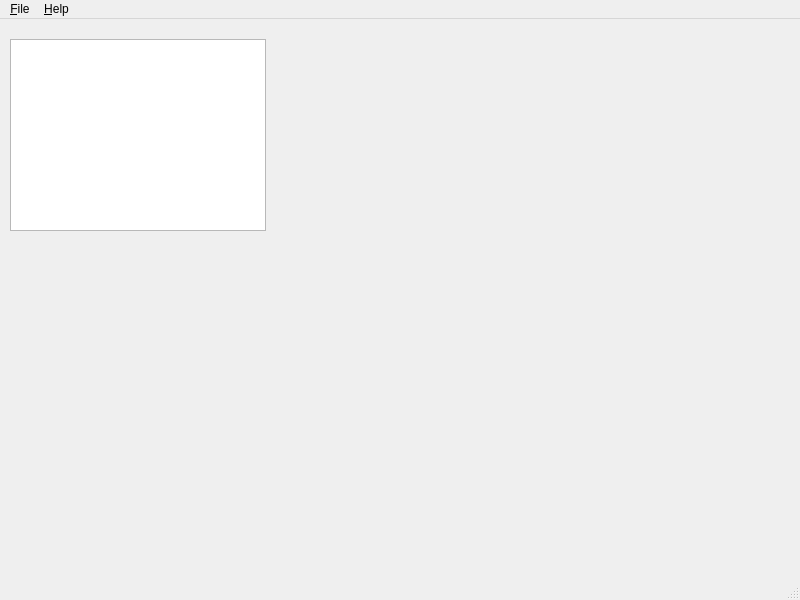
<ui version="4.0" >
 <class>qhyperClass</class>
 <widget class="QMainWindow" name="qhyperClass" >
  <property name="geometry" >
   <rect>
    <x>0</x>
    <y>0</y>
    <width>800</width>
    <height>600</height>
   </rect>
  </property>
  <property name="windowTitle" >
   <string>MainWindow</string>
  </property>
  <widget class="QWidget" name="centralwidget" >
   <widget class="QTreeView" name="treeView" >
    <property name="geometry" >
     <rect>
      <x>10</x>
      <y>20</y>
      <width>256</width>
      <height>192</height>
     </rect>
    </property>
   </widget>
  </widget>
  <widget class="QMenuBar" name="menubar" >
   <property name="geometry" >
    <rect>
     <x>0</x>
     <y>0</y>
     <width>800</width>
     <height>27</height>
    </rect>
   </property>
   <widget class="QMenu" name="menuFile" >
    <property name="title" >
     <string>&amp;File</string>
    </property>
    <addaction name="separator" />
    <addaction name="actionQuit" />
   </widget>
   <widget class="QMenu" name="menuHelp" >
    <property name="title" >
     <string>&amp;Help</string>
    </property>
    <addaction name="actionHelpContents" />
   </widget>
   <addaction name="menuFile" />
   <addaction name="menuHelp" />
  </widget>
  <widget class="QStatusBar" name="statusbar" />
  <action name="actionQuit" >
   <property name="text" >
    <string>&amp;Quit</string>
   </property>
  </action>
  <action name="actionHelpContents" >
   <property name="text" >
    <string>&amp;Help Contents</string>
   </property>
  </action>
 </widget>
 <resources/>
 <connections/>
</ui>
